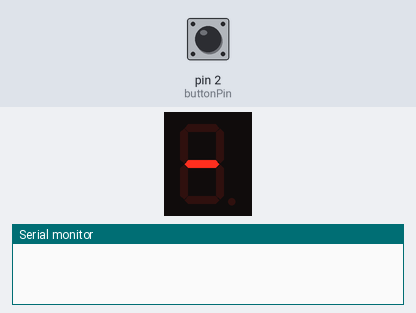
The sketch below on a simulated Arduino Uno, built with avr-gcc and run on an emulated ATmega328P. On the bench: 1-digit seven-segment display, the last lines printed to the serial monitor. Wiring (inferred from the names in the program): 1-digit 7-segment display, segments lit when LOW: segments pin 3, pin 4, pin 5, pin 6, pin 7, pin 8, pin 9. Inputs (shaded band) come from the test bench; at power-on: pin 2 (buttonPin) LOW. The segment pins are drawn as the display they are named for.

Above: at 1.2 s.
1.3 s: pin 2 (buttonPin) pulled HIGH for 0.15 s
At 2.5 s:
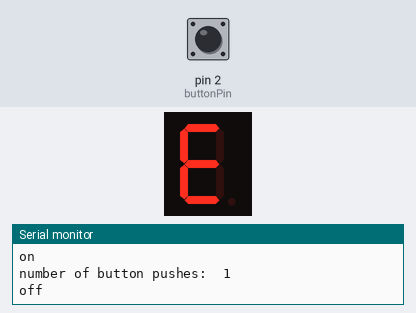
2.9 s: pin 2 (buttonPin) pulled HIGH for 1 s
At 3.9 s:
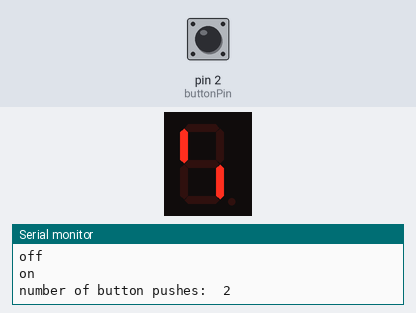
6.9 s: pin 2 (buttonPin) pulled HIGH for 0.15 s
At 8.1 s:
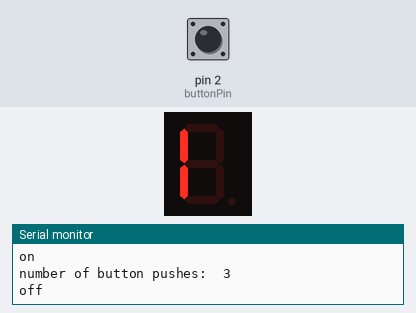
10.0 s: pin 2 (buttonPin) pulled HIGH for 3.2 s
At 10.5 s:
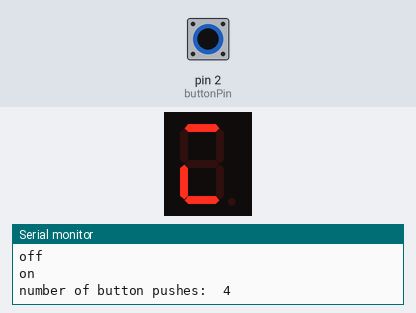
16.2 s: pin 2 (buttonPin) pulled HIGH for 0.15 s
At 17.6 s:
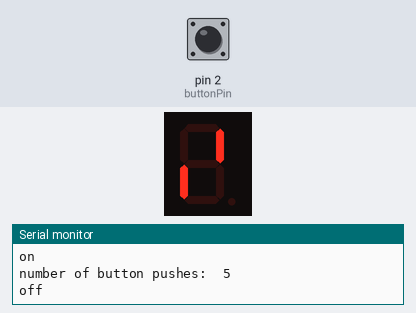
Timing chart, 0 to 18.8 s (numbered marks = the images above; inputs shaded):
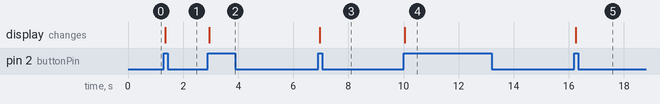

Measured:
- after the input at 1.3 s, the display: changes after 0.05 s (image 1)
- after the input at 2.9 s, the display: changes after 0.05 s (image 2)
- after the input at 6.9 s, the display: changes after 0.05 s (image 3)
- after the input at 10.0 s, the display: changes after 0.05 s (image 4)
- after the input at 16.2 s, the display: changes after 0.05 s (image 5)

The sketch:

_7_segment_push_lesson_3.ino
```cpp
int a = 3;  //For displaying segment "a"

int b = 4;  //For displaying segment "b"
int c = 5;  //For displaying segment "c"
int d = 6;  //For displaying segment "d"
int e = 7;  //For displaying segment "e"
int f = 8;  //For displaying segment "f"
int g = 9;  //For displaying segment "g"

const int buttonPin = 2;  // pushbutton 1 pin
int buttonPushCounter = 0;   // counter for the number of button presses
int buttonState = 0;         // current state of the button
int lastButtonState = 0;     // previous state of the button

void setup() {
  pinMode(a, OUTPUT);  //A
  pinMode(b, OUTPUT);  //B
  pinMode(c, OUTPUT);  //C
  pinMode(d, OUTPUT);  //D
  pinMode(e, OUTPUT);  //E
  pinMode(f, OUTPUT);  //F
  pinMode(g, OUTPUT);  //G

  Serial.begin(9600);
  // Set up the pushbutton pins to be an input:
  pinMode(buttonPin, INPUT);
}

void displayDigit(int digit)
{
 //Conditions for displaying segment a
 if(digit!=1 && digit != 4)
 digitalWrite(a,HIGH);

 //Conditions for displaying segment b
 if(digit != 5 && digit != 6)
 digitalWrite(b,HIGH);

 //Conditions for displaying segment c
 if(digit !=2)
 digitalWrite(c,HIGH);

 //Conditions for displaying segment d
 if(digit != 1 && digit !=4 && digit !=7)
 digitalWrite(d,HIGH);

 //Conditions for displaying segment e
 if(digit == 2 || digit ==6 || digit == 8 || digit==0)
 digitalWrite(e,HIGH);

 //Conditions for displaying segment f
 if(digit != 1 && digit !=2 && digit!=3 && digit !=7)
  digitalWrite(f,HIGH);
 if (digit!=0 && digit!=1 && digit !=7)
 digitalWrite(g,HIGH);

}
void turnOff()
{
  digitalWrite(a,LOW);
  digitalWrite(b,LOW);
  digitalWrite(c,LOW);
  digitalWrite(d,LOW);
  digitalWrite(e,LOW);
  digitalWrite(f,LOW);
  digitalWrite(g,LOW);
}


void loop() {
  buttonState = digitalRead(buttonPin);

  // compare the buttonState to its previous state
  if (buttonState != lastButtonState) {
    // if the state has changed, increment the counter
    if (buttonState == HIGH) {
      // if the current state is HIGH then the button
      // wend from off to on:
      buttonPushCounter++;
      Serial.println("on");
      Serial.print("number of button pushes:  ");
      Serial.println(buttonPushCounter);
    } else {
      // if the current state is LOW then the button
      // wend from on to off:
      Serial.println("off");
    }
    // Delay a little bit to avoid bouncing
    delay(50);
  }
  // save the current state as the last state,
  //for next time through the loop
  lastButtonState = buttonState;

  if (buttonPushCounter < 10) {
    turnOff();
    displayDigit(buttonPushCounter);
  } else if (buttonPushCounter == 10) {
    turnOff();
    displayDigit(0);
  } else {
    turnOff();
    buttonPushCounter = 1;
  }


//  for(int i=0;i<10;i++)
// {
//   displayDigit(i);
//  delay(1000);
//  turnOff();
//  }
}
```
